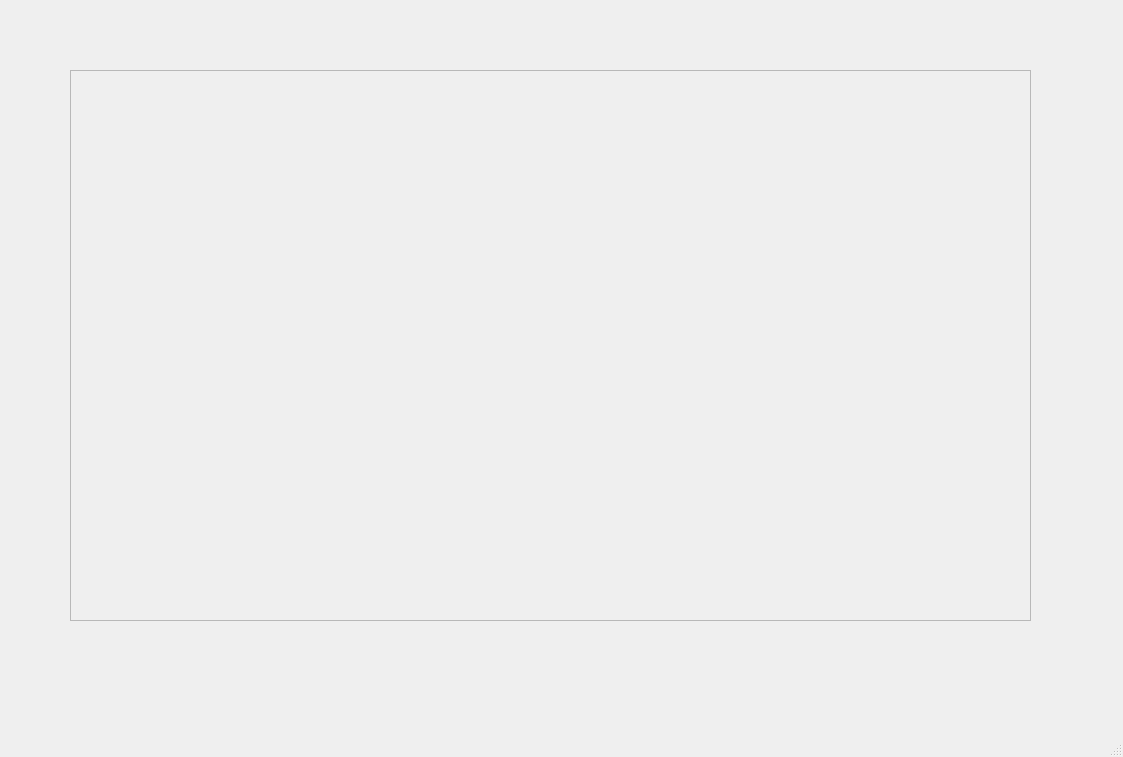
<?xml version="1.0" encoding="UTF-8"?>
<ui version="4.0">
 <class>MainWindow</class>
 <widget class="QMainWindow" name="MainWindow">
  <property name="geometry">
   <rect>
    <x>0</x>
    <y>0</y>
    <width>1123</width>
    <height>757</height>
   </rect>
  </property>
  <property name="windowTitle">
   <string>MainWindow</string>
  </property>
  <widget class="QWidget" name="centralwidget">
   <widget class="QLabel" name="label">
    <property name="geometry">
     <rect>
      <x>70</x>
      <y>70</y>
      <width>960</width>
      <height>540</height>
     </rect>
    </property>
    <property name="minimumSize">
     <size>
      <width>960</width>
      <height>540</height>
     </size>
    </property>
    <property name="maximumSize">
     <size>
      <width>960</width>
      <height>540</height>
     </size>
    </property>
    <property name="text">
     <string/>
    </property>
   </widget>
   <widget class="QScrollArea" name="scrollArea">
    <property name="geometry">
     <rect>
      <x>70</x>
      <y>70</y>
      <width>961</width>
      <height>551</height>
     </rect>
    </property>
    <property name="widgetResizable">
     <bool>true</bool>
    </property>
    <widget class="QWidget" name="scrollAreaWidgetContents">
     <property name="geometry">
      <rect>
       <x>0</x>
       <y>0</y>
       <width>959</width>
       <height>549</height>
      </rect>
     </property>
    </widget>
   </widget>
  </widget>
  <widget class="QMenuBar" name="menubar">
   <property name="geometry">
    <rect>
     <x>0</x>
     <y>0</y>
     <width>1123</width>
     <height>23</height>
    </rect>
   </property>
  </widget>
  <widget class="QStatusBar" name="statusbar"/>
 </widget>
 <resources/>
 <connections/>
</ui>
